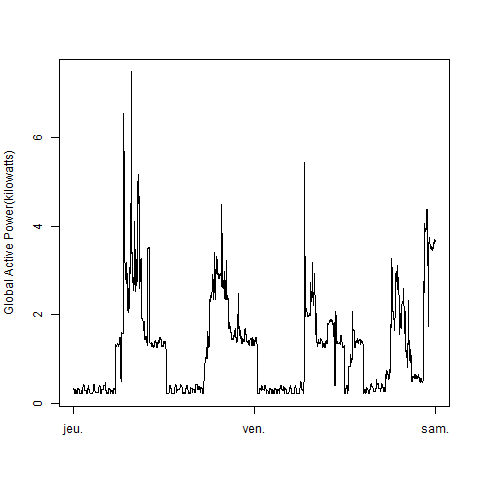

R code for this plot:
png("plot2.png",width = 480, height = 480)
plot(dates,data[,3], ylab = "Global Active Power(kilowatts)", type = "l", xlab = "")
dev.off()
